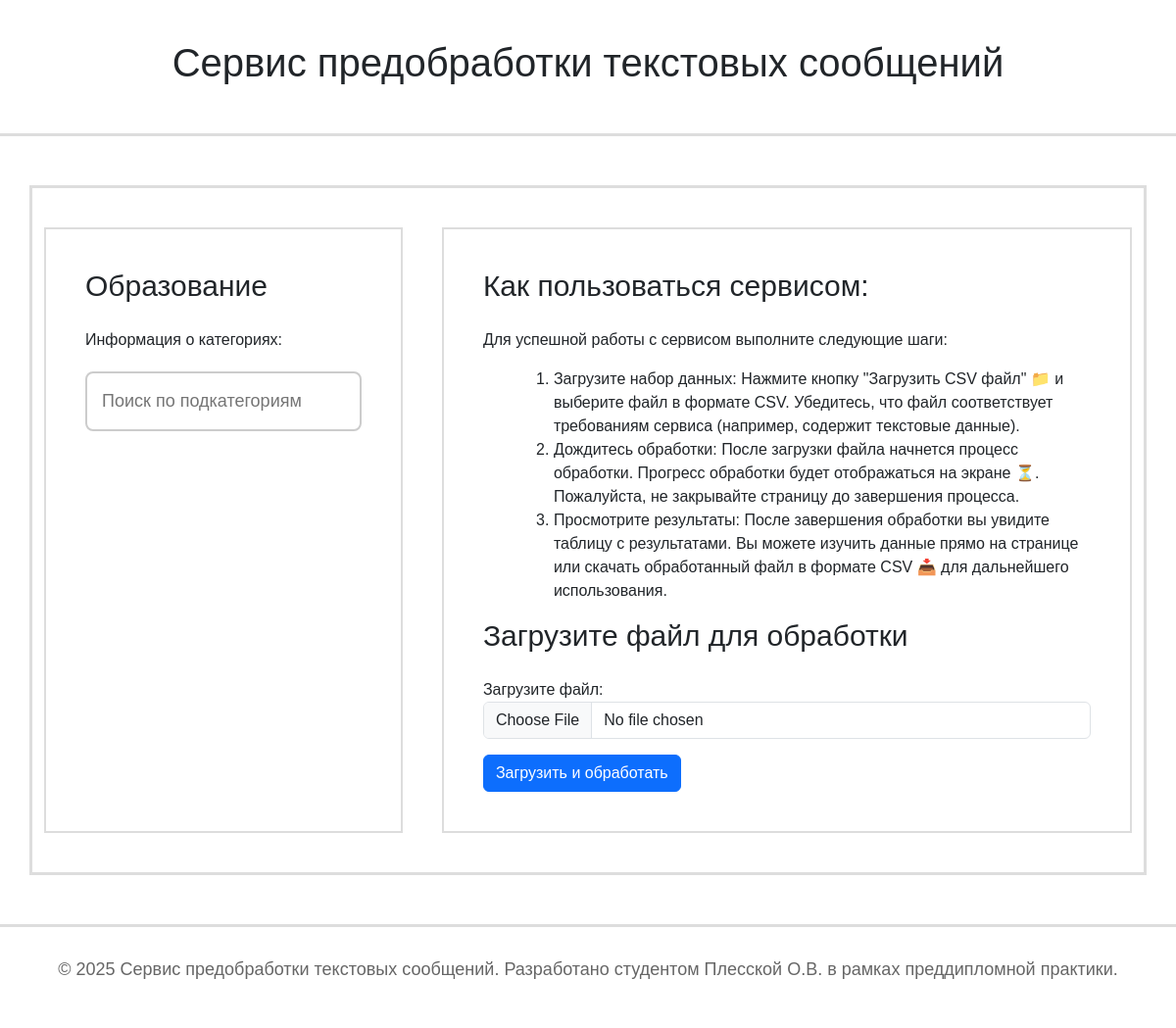
Before: /home/ with the older database file.
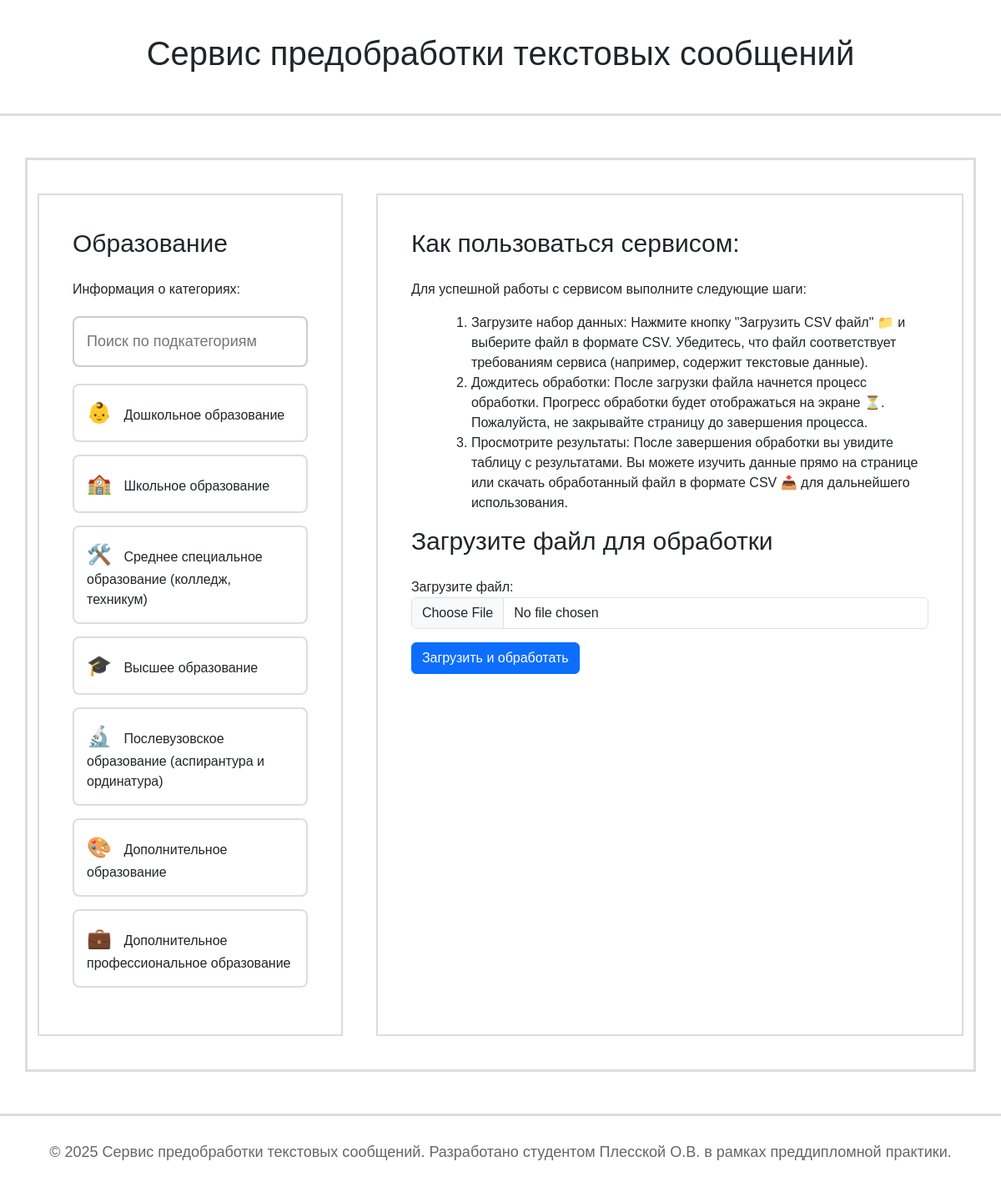
After: the same page with the newer database file.
### polls/models.py (models this page shows, shortened)
class Category(models.Model):
    identifier = models.AutoField(primary_key=True)   # Автоинкрементный идентификатор
    name = models.CharField(max_length=255, verbose_name="Название категории")
    emoji = models.CharField(max_length=10, verbose_name="Эмодзи", default='')

### polls/views.py (the view)
# urls.py: path('home/', views.home_view, name='home_view'),
def home_view(request):
    categories = Category.objects.all()
    download_url = None
    error_message = None
    if request.method == 'POST':
        form = FileUploadForm(request.POST, request.FILES)
        if form.is_valid():
            uploaded_file = request.FILES['file']
            temp_dir = os.path.join(settings.BASE_DIR, 'temp')
            os.makedirs(temp_dir, exist_ok=True)
            filepath = os.path.join(temp_dir, uploaded_file.name)
            with open(filepath, 'wb+') as destination:
                for chunk in uploaded_file.chunks():
                    destination.write(chunk)
            try:
                request.session['progress'] = 10
                request.session.save()
                df = pd.read_parquet(filepath)
                if 'Текст' not in df.columns:
                    error_message = "Столбец 'Текст' отсутствует в файле"
                    return render(request, 'polls/index.html', {'error_message': error_message})
                request.session['progress'] = 20
                request.session.save()
                sw = pd.read_csv('/workspaces/Project_practice/mysite/stopwords-ru.txt')['c'].tolist()
                df = df.drop_duplicates(subset='Текст')
                df = df[df['Текст'].notnull() & (df['Текст'].str.strip() != '')]
                df['Текст'] = df['Текст'].str.lower()
                request.session['progress'] = 40
                request.session.save()
                def process_text(text):
                    text = re.sub(r'\[.*?\]', '', text)
                    text = re.sub(r'@\w+', '', text)
                    text = re.sub(r'>>\d+(\s*\(.*?\))?', '', text)
                    text = re.sub(r'[^\w\s]', ' ', text)
                    text = re.sub(r'[^\w\s]|_', ' ', text)
                    text = re.sub(r'\d', '', text)
                    text = text.replace('ё', 'е')
                    text = ' '.join([word for word in text.split() if word not in sw])
                    return text
                df['О'] = df['Текст'].apply(process_text)
                df = df.drop_duplicates(subset='О')
                request.session['progress'] = 70
                request.session.save()
                processed_filename = "processed_file.csv"
                processed_filepath = os.path.join(temp_dir, processed_filename)
                df.to_csv(processed_filepath, index=False)
                download_url = f"/download/{processed_filename}/"
                print("Сгенерированная ссылка:", download_url)
                request.session['progress'] = 100
                request.session.save()
                return JsonResponse({'download_url': download_url})
            except Exception as e:
                error_message = f"Ошибка при обработке файла: {str(e)}"
    else:
        form = FileUploadForm()
    return render(request, 'polls/index.html', {
        'categories': categories,
        'form': form,
        'download_url': download_url,
        'error_message': error_message,
    })

### polls/forms.py
class FileUploadForm(forms.Form):
    file = forms.FileField(
        label="Загрузите файл",
        widget=forms.ClearableFileInput(attrs={'class': 'form-control'}),
    )

### polls/templates/polls/index.html (shortened to what this page needs)
<!DOCTYPE html>
<html lang="ru">
<head>
    {% load static %}
    <link rel="stylesheet" href="{% static 'polls/styles.css' %}">
    <link href="https://cdn.jsdelivr.net/npm/bootstrap@5.3.0-alpha1/dist/css/bootstrap.min.css" rel="stylesheet">
</head>
<body>
    <header>
        <h1>Сервис предобработки текстовых сообщений</h1>
    </header>
    <main>
        <div class="container">
            <section class="left-section">
                <h2>Образование</h2>
                <p>Информация о категориях:</p>
                <input type="text" id="search" placeholder="Поиск по подкатегориям" onkeyup="filterSubcategories()">
                <ul id="category-list">
                    {% for category in categories %}
                        <li>
                            <span class="emoji">{{ category.emoji }}</span> {{ category.name }}
                        </li>
                    {% endfor %}
                </ul>
            </section>
            <section class="right-section">
                <h2>Как пользоваться сервисом:</h2>
                <p>Для успешной работы с сервисом выполните следующие шаги:</p>
                <ol>
                    <li>
                        Загрузите набор данных: Нажмите кнопку "Загрузить CSV файл" 📁 и выберите файл в формате CSV. Убедитесь, что файл соответствует требованиям сервиса (например, содержит текстовые данные).
                    </li>
                    <li>
                        Дождитесь обработки: После загрузки файла начнется процесс обработки. Прогресс обработки будет отображаться на экране ⏳. Пожалуйста, не закрывайте страницу до завершения процесса.
                    </li>
                    <li>
                        Просмотрите результаты: После завершения обработки вы увидите таблицу с результатами. Вы можете изучить данные прямо на странице или скачать обработанный файл в формате CSV 📥 для дальнейшего использования.
                    </li>
                </ol>
                <h2>Загрузите файл для обработки</h2>
                <form id="upload-form" method="post" enctype="multipart/form-data" class="mt-4">
                    {{ form.as_p }}
                    <button type="submit" class="btn btn-primary">Загрузить и обработать</button>
                </form>
            </div>
    </main>
    <footer>
        <p>© 2025 Сервис предобработки текстовых сообщений. Разработано студентом Плесской О.В. в рамках преддипломной практики.</p>
    </footer>
</body>
</html>

### polls/static/polls/styles.css (style rules this page uses)
* { margin: 0; padding: 0; box-sizing: border-box; font-family: Arial, sans-serif; }
body { background-color: #f4f4f4; color: #333; line-height: 1.6; font-size: 18px; }
header { text-align: center; padding: 40px 0; background-color: #fff; border-bottom: 3px solid #ddd; }
h1 { font-size: 42px; margin-bottom: 20px; }
.container { display: flex; justify-content: space-between; max-width: 1600px; margin: 50px auto; padding: 40px; background-color: #fff; border: 3px solid #ddd; gap: 40px; }
.left-section { flex: 5; padding: 40px; border: 2px solid #ddd; background-color: #fff; }
.right-section { flex: 11; padding: 40px; border: 2px solid #ddd; background-color: #fff; }
.left-section h2, .right-section h2 { font-size: 30px; margin-bottom: 25px; }
.left-section p { margin-bottom: 20px; }
.left-section input[type="text"] { width: 100%; padding: 15px; margin-bottom: 20px; border: 2px solid #ccc; border-radius: 8px; font-size: 18px; }
.left-section ul { list-style-type: none; padding: 0; }
.left-section li { margin-bottom: 15px; position: relative; cursor: pointer; padding: 15px; border: 2px solid #ddd; border-radius: 8px; }
.left-section .emoji { margin-right: 10px; font-size: 24px; }
.right-section ol { margin-left: 40px; }
footer { text-align: center; padding: 30px 0; background-color: #fff; border-top: 3px solid #ddd; margin-top: 50px; }
footer p { font-size: 18px; color: #666; }

Changed rows visible on the page:
added Category: emoji "👶", name "Дошкольное образование"
added Category: emoji "🏫", name "Школьное образование"
added Category: emoji "🛠️", name "Среднее специальное образование (колледж, техникум)"
added Category: emoji "🎓", name "Высшее образование"
added Category: emoji "🔬", name "Послевузовское образование (аспирантура и ординатура)"
added Category: emoji "🎨", name "Дополнительное образование"
added Category: emoji "💼", name "Дополнительное профессиональное образование"
